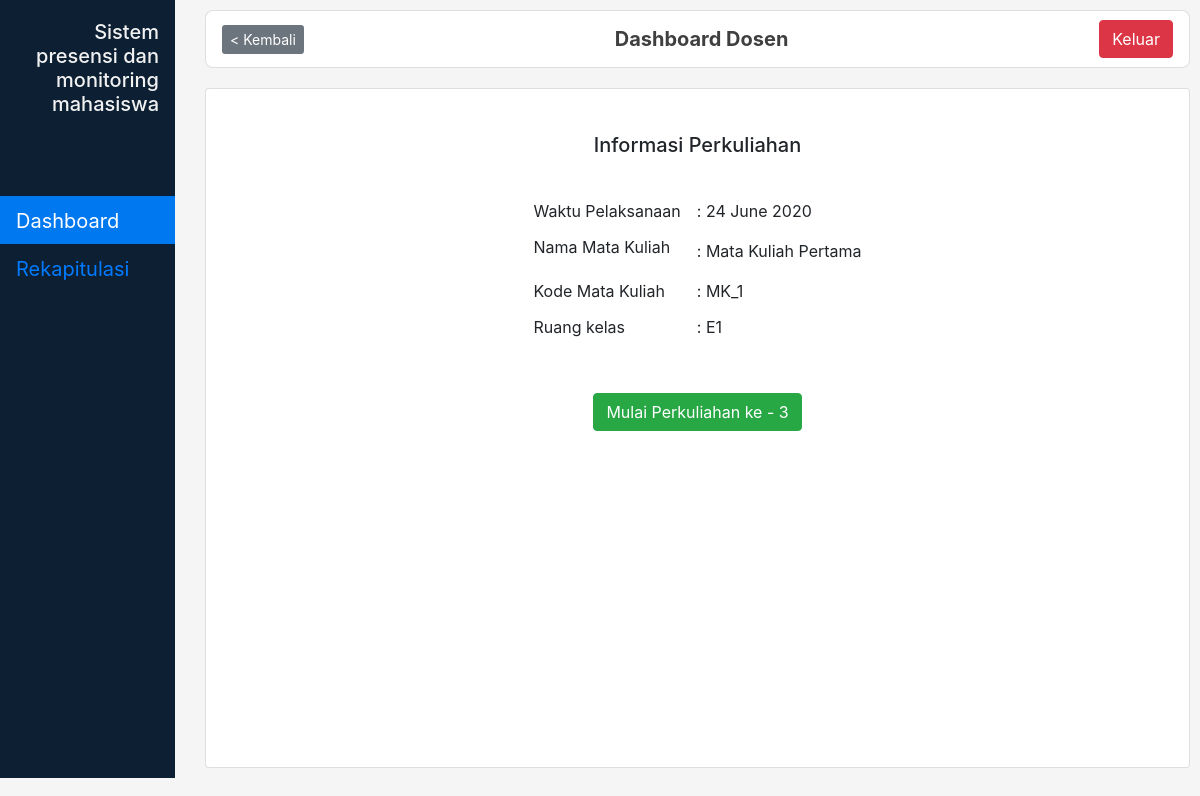
Page /halaman/dosen/perkuliahan/4 (signed in) on the committed database.
### halaman/models.py (models this page shows, shortened)
class Matkul(models.Model):
    user = models.ForeignKey(User, on_delete=models.CASCADE, related_name='user')
    profil = models.ForeignKey(Profil, on_delete=models.CASCADE, related_name='profil')
    class Meta:
        ordering = ['profil']

class Profil(models.Model):
    HARI=(
        ('Senin', 'Senin'),
        ('Selasa', 'Selasa'),
        ('Rabu', 'Rabu'),
        ('Kamis', 'Kamis'),
        ('Jumat', 'Jumat'),
    )
    kode = models.CharField(max_length=100)
    nama = models.CharField(max_length=100)
    ruang = models.CharField(max_length=6)
    hari = models.CharField(choices=HARI, max_length=100)
    jadwal = models.TimeField()
    def __str__(self):
        return self.nama

### halaman/decorators.py (the view)
        def wrapper_func(request, *args, **kwargs):
            group = None
            if request.user.groups.exists():
                group = request.user.groups.all()[0].name
            if group in allowed_roles:
                return view_func(request, *args, **kwargs)
            else:
                return HttpResponse('Mohon maaf, anda tidak memiliki akses halaman ini')

### halaman/views.py (called while the page is built, shortened)
@login_required(login_url='masuk')
@allowed_users(allowed_roles=['dosen'])
def perkuliahan(request, idmatkul):
    log_user = request.user
    matkul = Matkul.objects.get(id = idmatkul)
    nama_matkul = matkul.profil
    pertemuan = Pertemuan.objects.filter(profil__nama = nama_matkul)
    profil = Profil.objects.all()
    jumlah = Pertemuan.objects.filter(profil__nama = nama_matkul).count
    context = {
        'nama_matkul' : nama_matkul,
        "hal_dashboard" : "actives",
        'profil' : profil,
        'jumlah' : jumlah,
        'matkul' :matkul,
    }
    return render (request, 'perkuliahan.html', context)

### halaman/templates/perkuliahan.html (shortened to what this page needs)
{% extends 'base.html' %}
{% block sidebar %}
    {% include 'adds/sidebar.html' %}
{% endblock sidebar %}
{% block header %}
    Dashboard Dosen
{% endblock header %}
{% block kembali %}
    <a href="{% url 'dashboardDosen' %}"
    class="kembali"> < Kembali </a>
{% endblock kembali %}
{% block content %}
<div class="card">
    <div class="card-body">
        <br><h5 class="card-title text-center">Informasi Perkuliahan</h5> <br>
        <div class="scrollable">
            <div id="konten">
                <center>
                    <form method="POST" >
                        <table cellpadding='8'>
                        <tr>
                            <td>Waktu Pelaksanaan </td>
                            <td> : {% now 'j F Y' %}</td>
                        </tr>
                        <tr>
                            <td>
                            <label for="nama">Nama Mata Kuliah</label>
                            </td>
                            <td> : {{matkul.profil.nama}}</td>
                        </tr>
                        <tr>
                            <td>Kode Mata Kuliah </td>
                            <td> : {{matkul.profil.kode}}</td>
                        </tr>
                        <tr>
                            <td>Ruang kelas </td>
                            <td> : {{matkul.profil.ruang }}</td>
                        </tr>
                        </table>
                        <br><br>
                        <button type="submit" class="btn btn-success" id="btn_mulai"
                        name="mulai_kuliah"></button>
                    </form>
                </center>
            </div>
        </div>
    </div>
</div>
{% endblock content %}

### halaman/static/style.css (style rules this page uses)
body { background-color: rgb(245, 245, 245); overflow-x: hidden; overflow-y: hidden; }
.card { margin: 10 10px 10px 0px; height: 85vh; }
.scrollable { overflow-y: auto; height:80%; }
.kembali { padding: .25rem .5rem; font-size: .875rem; line-height: 1.5; border-radius: .2rem; color: #fff; background-color: #6c757d; border-color: #6c757d; }

### rows in the picture
Matkul: profil.nama "Mata Kuliah Pertama", profil.kode "MK_1", profil.ruang "E1"
